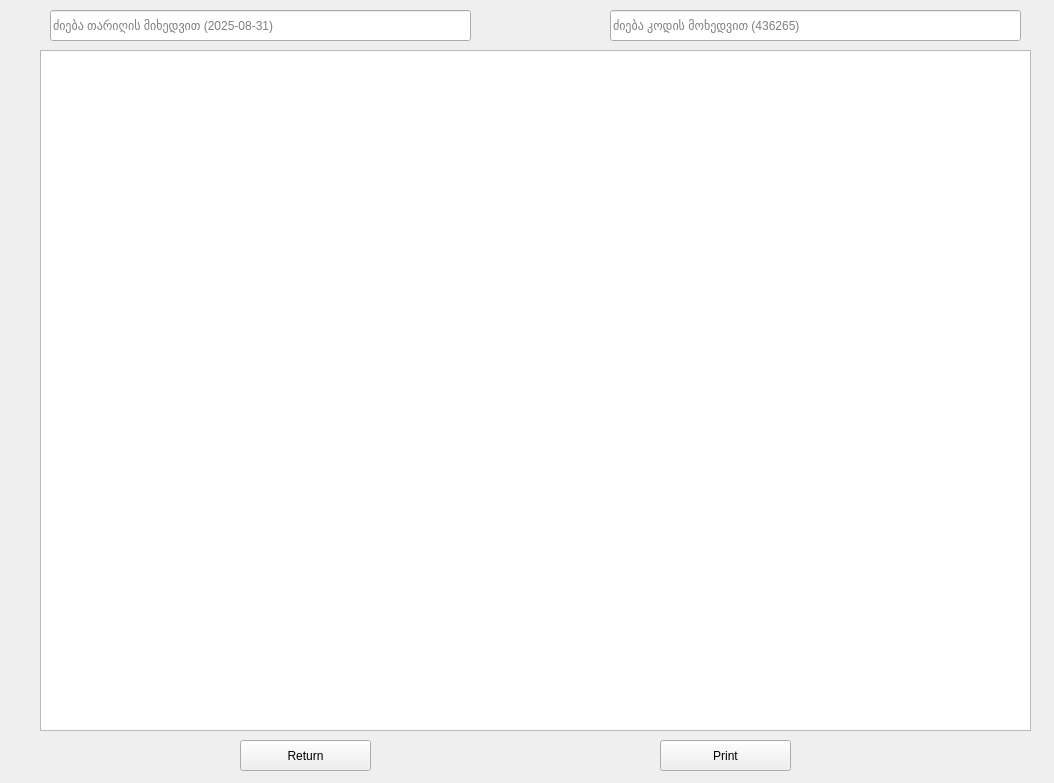
<?xml version="1.0" encoding="UTF-8"?>
<ui version="4.0">
 <class>Form</class>
 <widget class="QWidget" name="Form">
  <property name="geometry">
   <rect>
    <x>0</x>
    <y>0</y>
    <width>1054</width>
    <height>783</height>
   </rect>
  </property>
  <property name="windowTitle">
   <string>Form</string>
  </property>
  <widget class="QTableView" name="checkouts">
   <property name="geometry">
    <rect>
     <x>40</x>
     <y>50</y>
     <width>991</width>
     <height>681</height>
    </rect>
   </property>
  </widget>
  <widget class="QLineEdit" name="date_filter">
   <property name="geometry">
    <rect>
     <x>50</x>
     <y>10</y>
     <width>421</width>
     <height>31</height>
    </rect>
   </property>
   <property name="placeholderText">
    <string>ძიება თარიღის მიხედვით (2025-08-31)</string>
   </property>
  </widget>
  <widget class="QLineEdit" name="code_filter">
   <property name="geometry">
    <rect>
     <x>610</x>
     <y>10</y>
     <width>411</width>
     <height>31</height>
    </rect>
   </property>
   <property name="text">
    <string/>
   </property>
   <property name="placeholderText">
    <string>ძიება კოდის მოხედვით (436265)</string>
   </property>
  </widget>
  <widget class="QPushButton" name="return_button">
   <property name="geometry">
    <rect>
     <x>240</x>
     <y>740</y>
     <width>131</width>
     <height>31</height>
    </rect>
   </property>
   <property name="text">
    <string>Return</string>
   </property>
  </widget>
  <widget class="QPushButton" name="print_button">
   <property name="geometry">
    <rect>
     <x>660</x>
     <y>740</y>
     <width>131</width>
     <height>31</height>
    </rect>
   </property>
   <property name="text">
    <string>Print</string>
   </property>
  </widget>
 </widget>
 <resources/>
 <connections/>
</ui>
